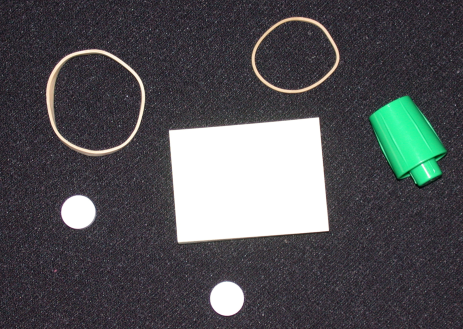
%> input picture Lab/lab2/161220096_2_v1/161220096_2_v1/asset/image/rubberband_cap.png, 463 x 329 px
$ octave edge_test.m   (GNU Octave 9; MATLAB toolbox functions it lacks are replaced by stand-ins)
%> lines starting %> are read from the running program, lines starting %| are printed output that depends on the picture; in (x1, y1, x2, y2) boxes, pixels count from 0 and x2, y2 are one past the last pixel; in counts of white or black regions, pixels touching at a corner belong together; the program's own positions count from 1
### Lab/lab2/161220096_2_v1/161220096_2_v1/code/my_marr.m
function [output] = my_marr(input_image,sigma)
%MY_MARR Marr-Hildreth边缘检测算法
%   此处显示详细说明
[m,n] = size(input_image);
res = zeros(m,n);
nsize = ceil(3*sigma)*2+1; % 滤波器尺寸n为大于等于6sigma的最小奇整数
% 产生LoG滤波器,并使得滤波器的系数之和为0
LoG = fspecial('log',nsize,sigma);
LoG = LoG - mean(LoG(:));%矩阵每一项减去均值，则滤波器系数之和为0
% 利用Log滤波器对图像滤波
b = filter2(LoG,input_image);
% 设置零交叉阈值（基于均值或者最大值的百分比）
scale = 0.75; % rubberband_cap
% [4 lines of commented-out code are left out]
thresh =  scale*mean(abs(b(:)));
% thresh = 0.05*max(abs(b(:)));
% 寻找滤波后的零交叉点：寻找零交叉的一种方法是以p为中心的一个3*3邻域，如果g(x,y)的值与一个阈值比较，
% 则不仅相对邻域的符号不同，并且他们数值差的绝对值还超过阈值
op1 = [0,-1; -1,0; -1,-1; -1, 1]; %分别代表左右、上下和两个对角
op2 = [0, 1;  1,0;  1, 1;  1,-1];
for i = 2:m-1
    for j = 2:n-1
        p = [i,j];
        for k = 1:4
            xy1 = p + op1(k,:);
            xy2 = p + op2(k,:);
            x = b(xy1(1),xy1(2)); %相对邻域的两个值
            y = b(xy2(1),xy2(2));
            t = b(i,j);
% [4 lines of commented-out code are left out]
            if (t<0&&x>0)&&(abs(x-t)>thresh) %相对邻域的符号不同，并且他们数值差的绝对值还超过阈值
                res(i,j)=1;
                break;
            end
            if (t<0&&y>0)&&(abs(y-t)>thresh) %相对邻域的符号不同，并且他们数值差的绝对值还超过阈值
                res(i,j)=1;
                break;
            end
        end
    end
end

output = logical(res);

end

### Lab/lab2/161220096_2_v1/161220096_2_v1/code/my_edgelinking.m
function output = my_edgelinking(binary_image, row, col)
%in this function, you should finish the edge linking utility.
%the input parameters are a matrix of a binary image containing the edge
%information and coordinates of one of the edge points of a obeject
%boundary, you should run this function multiple times to find different
%object boundaries
%the output parameter is a Q-by-2 matrix, where Q is the number of boundary
%pixels. B holds the row and column coordinates of the boundary pixels.
%you can use different methods to complete the edge linking function
%the better the quality of object boundary and the more the object boundaries, you will get higher scores

[m,n] = size(binary_image);
b = [row,col];
img = binary_image;

if img(row,col)~=1
    display('这个点不在边界上');
    output = [];
end

curr_d = 1; %当前探索方向
res=[row,col];
img(row,col) = 0;

neighbour=[0 1;1 1;1 0;1 -1;0 -1;-1 -1;-1 0;-1 1];  %和当前像素坐标相加得到八个邻域坐标

while true
    for i = 1:8 %不断探索八邻域上的点
        curr_d = mod(curr_d-1,8)+1;
        c = b + neighbour(curr_d,:); %八邻域上的点
        x = c(1);
        y = c(2);
        if x>=1 && x<=m && y>=1 && y<=n
            if img(x,y)==1
                curr_d  = curr_d -1; %更新当前方向
                res = [res;[x,y]]; %将点加入结果
                img(x,y) = 0;   %避免死循环
                b = c;
                break;
            end
        end
        curr_d = curr_d + 1;
    end
    if i == 8 %其八邻域上都没有边界点了，退出返回
        break;
    end
end
output = res;
end

### Lab/lab2/161220096_2_v1/161220096_2_v1/code/edge_test.m
%DIP16 Assignment 2
%Edge Detection
%In this assignment, you should build your own edge detection and edge linking
%function to detect the edges of a image.
%Please Note you cannot use the build-in matlab edge and bwtraceboundary function
%We supply four test images, and you can use others to show your results for edge
%detection, but you just need do edge linking for rubberband_cap.png.
clc; clear all;
% Load the test image
% 选择要读取的图片
imgTest = im2double(imread('../asset/image/rubberband_cap.png'));
% [4 lines of commented-out code are left out]

imgTestGray = rgb2gray(imgTest); %将输入转为灰度图
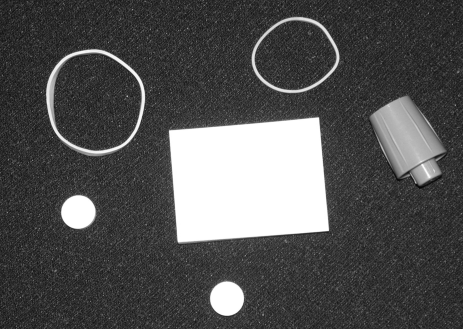
%> imgTestGray: size 329x463 double; min 0.0216, max 1, mean 0.323
% figure; clf;imshow(imgTestGray);title('原灰度图')

%now call your function my_edge, you can use matlab edge function to see
% %the last result as a reference first
img_edge = edge(imgTestGray);
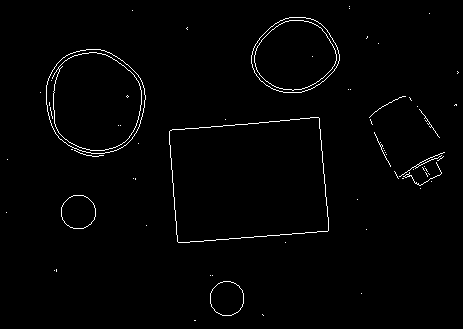
%> img_edge: size 329x463 logical; 1.4% white in thin lines or dots

%{  边缘检测的效果  %}
% % 1.库函数效果
% img_edge_original = edge(imgTestGray);
% figure;clf;imshow(img_edge_original);title('库函数效果')
% 2.roberts算子
% img_edge_roberts = my_roberts(imgTestGray);
% figure;clf;imshow(img_edge_roberts);title('Roberts效果')
% % 3.prewitt算子
% img_edge_prewitt = my_prewitt(imgTestGray);
% figure;clf;imshow(img_edge_prewitt);title('Prewitt效果')
% % 4.sobel算子
% img_edge_sobel = my_sobel(imgTestGray);
% figure;clf;imshow(img_edge_sobel);title('Sobel效果')
% % % 5.Marr-Hildreth方法
img_edge_marr = my_marr(imgTestGray,4);
%> in my_marr, `b = filter2(LoG,input_image);`:
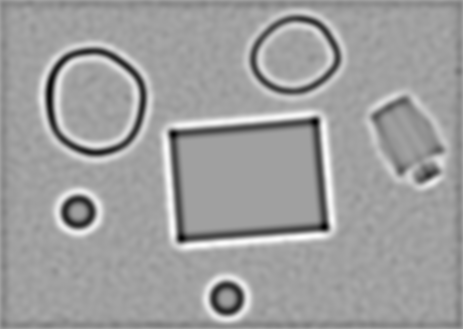
%> b: size 329x463 double; min -0.0196, max 0.0115, mean -0.000188; drawn with min black and max white
%> in my_marr, `thresh =  scale*mean(abs(b(:)));`: thresh = 0.00124
%> after the loop in my_marr, `for i = 2:m-1`:
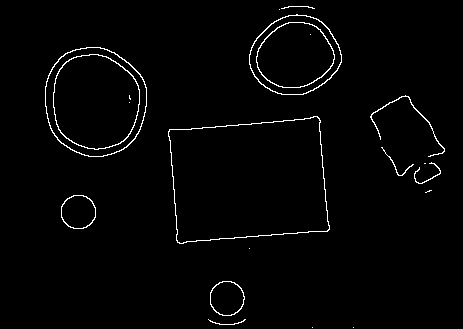
%> res: size 329x463 double; values 0 (black) and 1 (white), 1.8% white in thin lines or dots, all inside (x1, y1, x2, y2) = (45, 6, 445, 328)
% figure;clf;imshow(img_edge_marr);title('Marr效果')
% % 6.Canny方法
% img_edge_canny = my_canny(imgTestGray);
% figure;clf;imshow(img_edge_canny);title('Canny效果')

% 对比模版
% subplot(1,2,1);imshow(imgTestGray);hold on;title('原灰度图','FontSize',12);
% subplot(1,2,2);imshow(img_edge_canny);hold on;title('Canny效果','FontSize',12);

% 所有方法对比
% subplot(2,3,1);imshow(img_edge_original);hold on;title('库函数','FontSize',12);
% subplot(2,3,2);imshow(img_edge_roberts);hold on;title('Roberts算子','FontSize',12);
% subplot(2,3,3);imshow(img_edge_prewitt);hold on;title('Prewitt算子','FontSize',12);
% subplot(2,3,4);imshow(img_edge_sobel);hold on;title('Sobel算子','FontSize',12);
% subplot(2,3,5);imshow(img_edge_marr);hold on;title('Marr-Hildreth','FontSize',12);
% subplot(2,3,6);imshow(img_edge_canny);hold on;title('Canny','FontSize',12);

% % my_edge_集成测试
% img_edge_marr = my_edge(imgTestGray,'c');
% figure;clf;imshow(img_edge_marr);title('myedge测试')

%{  下面开始，是边缘连接的领域了  %}

%using imtool, you select a object boundary to trace, and choose
%an appropriate edge point as the start point

%{  边缘追踪步骤1：选择要追踪的二值图  %}
img_link = img_edge_marr;  %准备对其边缘连接的图
imtool(img_link);
background = im2bw(imgTest, 1);
%> background: size 329x463 logical; every value is 0

%now call your function my_edgelinking, you can use matlab bwtraceboundary
%function to see the last result as a reference first. please trace as many
%different object boundaries as you can, and choose different start edge points.

%{  边缘追踪步骤2：选取边缘追踪的起始点  %}
% % rubberband_cap
row = 130;col = 170; %矩形
% [16 lines of commented-out code are left out]
Bxpc = my_edgelinking(img_link, row , col);
%> after the loop in my_edgelinking, `while true`:
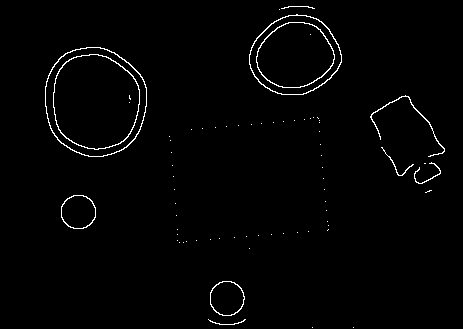
%> img: size 329x463 logical; 1.4% white in thin lines or dots, all inside (x1, y1, x2, y2) = (45, 6, 445, 328)
%> after the loop in my_edgelinking, `while true`: b = [132 170]; curr_d = 2; res = 527 rows, first 12: [130 170; 130 171; 130 172; 130 173; 130 174; 130 175; 130 176; 130 177; 130 178; 130 179; 130 180; 130 181]
%> in my_edgelinking, `output = res;`: output has the same summary as res
%> Bxpc has the same summary as res in my_edgelinking

%{  边缘追踪步骤4：结果展示%}
figure; clf; imshow(background);title('边缘追踪','FontSize',12);
hold on;
plot(Bxpc(:,2), Bxpc(:,1), 'w', 'LineWidth', 1);
title('边缘追踪','FontSize',12);
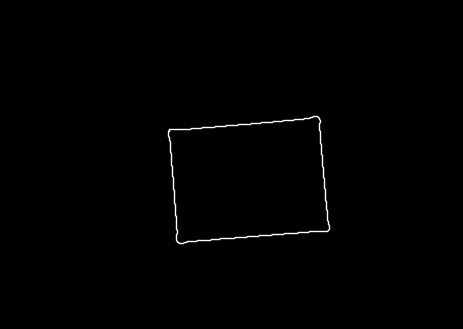
%> figure redrawn from the program's plot data; its title reads '边缘追踪'
